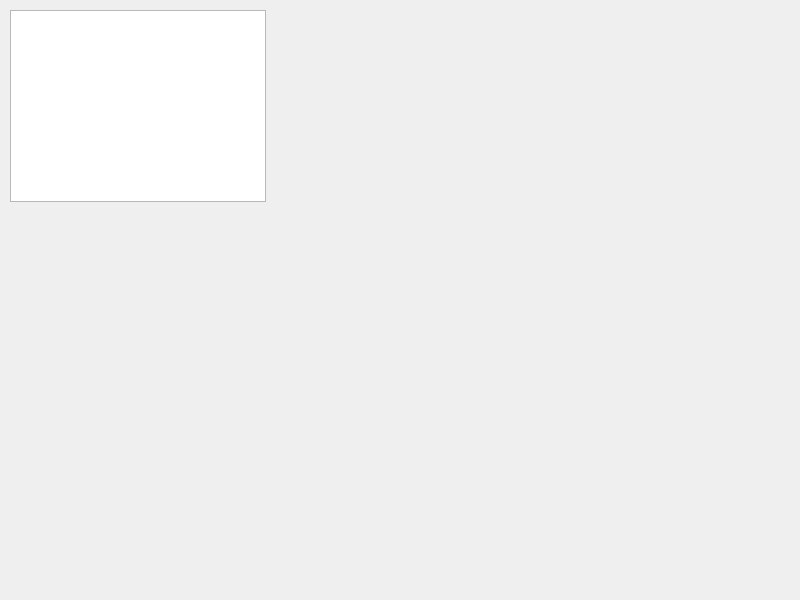
<?xml version="1.0" encoding="UTF-8"?>
<ui version="4.0">
 <class>Widget</class>
 <widget class="QWidget" name="Widget">
  <property name="geometry">
   <rect>
    <x>0</x>
    <y>0</y>
    <width>800</width>
    <height>600</height>
   </rect>
  </property>
  <property name="windowTitle">
   <string>Widget</string>
  </property>
  <widget class="QGraphicsView" name="graphicsView">
   <property name="geometry">
    <rect>
     <x>10</x>
     <y>10</y>
     <width>256</width>
     <height>192</height>
    </rect>
   </property>
  </widget>
 </widget>
 <resources/>
 <connections/>
</ui>
